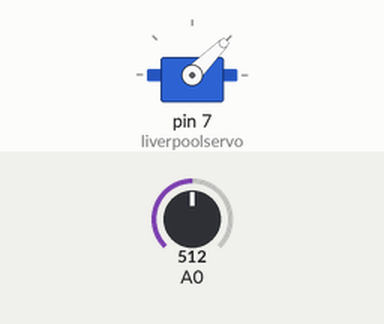
Simulated run of this sketch. Board: Arduino Uno, built with avr-gcc and run on an emulated ATmega328P. On the bench: servo. The test bench sets the inputs (shaded band); at power-on: A0 = 512.

Above: at 1.2 s.
1.3 s: A0 set to 716
At 2.1 s:
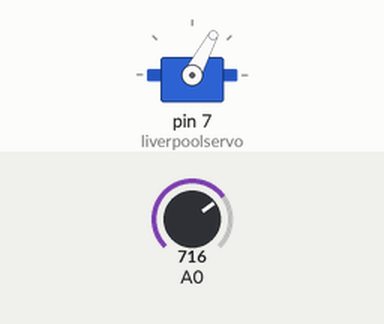
2.8 s: A0 set to 1023
At 4.0 s:
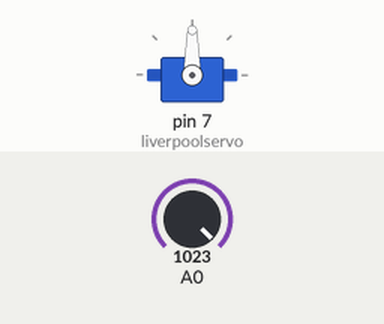
4.3 s: A0 set to 306
At 5.5 s:
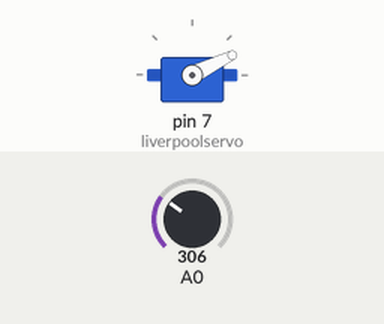
5.8 s: A0 set to 122
At 6.5 s:
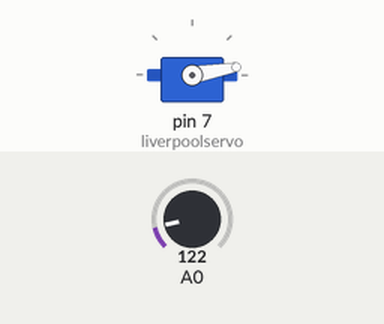
Timing chart, 0 to 8.3 s (numbered marks = the images above; inputs shaded):
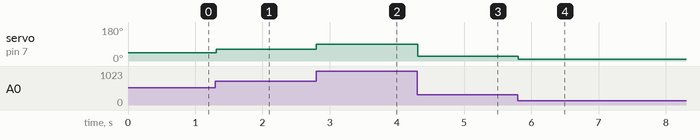

Measured:
- after the input at 1.3 s, servo on pin 7 (liverpoolservo): 45° → 62° at once
- after the input at 2.8 s, servo on pin 7 (liverpoolservo): 62° → 90° at once
- after the input at 4.3 s, servo on pin 7 (liverpoolservo): 90° → 26° at once
- after the input at 5.8 s, servo on pin 7 (liverpoolservo): 26° → 10° at once

The sketch:

05_ServoMotor.ino
```cpp
// servo motor, map(), object


#include <Servo.h>


Servo liverpoolservo;
int val1, val2;

void setup() {
  liverpoolservo.attach(7);
  pinMode (A0, INPUT);
}
void loop() {
  val1 = analogRead(A0);
  val2 = map(val1, 0, 1023, 0, 90);
  liverpoolservo.write(val2);
  delay(15);
}
```
